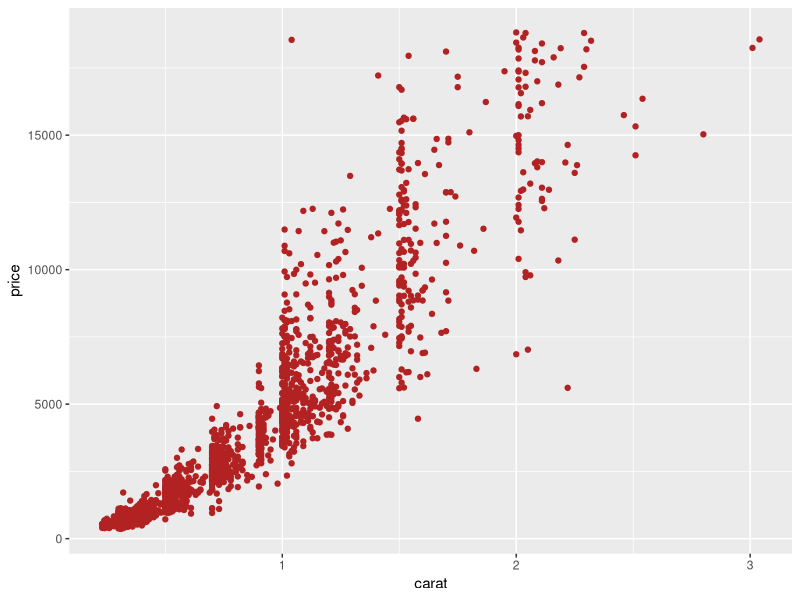

Source code (R):
## ---- chunk 1
library(ggplot2)
data(diamonds)
diamonds<-diamonds[sample(1:nrow(diamonds),2000),]
ggplot(diamonds, aes(carat, price))+geom_point(color="firebrick")
